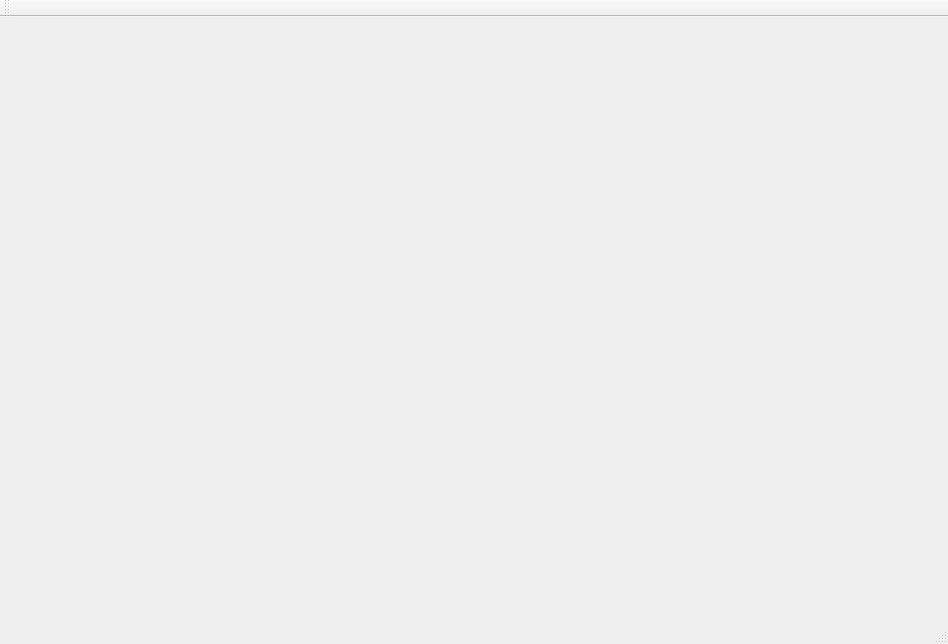
<ui version="4.0">
 <class>MainWindow</class>
 <widget class="QMainWindow" name="MainWindow" >
  <property name="geometry" >
   <rect>
    <x>0</x>
    <y>0</y>
    <width>948</width>
    <height>644</height>
   </rect>
  </property>
  <property name="windowTitle" >
   <string>Gallery</string>
  </property>
  <widget class="QMenuBar" name="menuBar" />
  <widget class="QToolBar" name="mainToolBar" />
  <widget class="QWidget" name="centralWidget" />
  <widget class="QStatusBar" name="statusBar" />
 </widget>
 <layoutDefault spacing="6" margin="11" />
 <pixmapfunction></pixmapfunction>
 <resources/>
 <connections/>
</ui>
